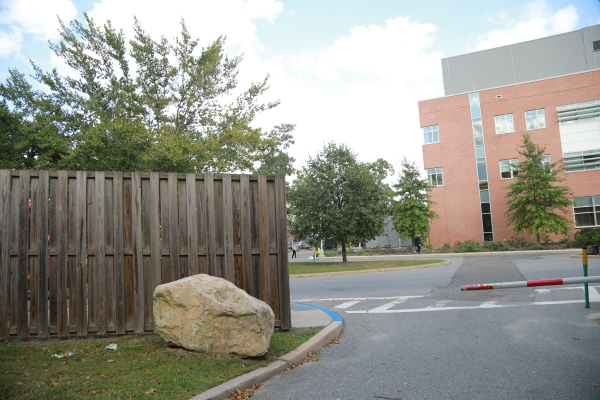
#> input picture hw7/sl.jpg, 600 x 400 px
$ jupyter execute --allow-errors main.ipynb   (older library calls are emulated)
#> lines starting #> are read from the running program, lines starting #| are printed output that depends on the picture; long printed decimals are rounded
### hw7/functions.py
import cv2
import math
import numpy as np
import random
from tqdm.notebook import tqdm
import matplotlib.pyplot as plt
plt.style.use(plt.style.available[5])

# [80 lines left out: function harris_corner_detector, not called in this run]


def BruteForceMatcher(src_desc,test_desc,threshold=0.75):
    """
    Apply a brute-force method to find matching interest points between the source and test description vectors.
    Using a threshold, discard weak points that are far enough from each other.

    NOTE: the threshold can be set, due to usecase. 0.75 is recommended. Lowe recommends a threshold
    in range [0.7, 0.8].

    Inputs:
        - src_desc: description vector of src image
        - test_desc: description vector of test image
        - threshold: limit bound on distance of 2 points, to be discarded

    Returns:
        Feature(interest) points which are good enough
        NOTE: we return points in two diffrent lists, due to diffrent use cases.
    """
    bf = cv2.BFMatcher()
    #TODO: apply crossCheck=True

    # knn algorithm for matching. store 2 nearest points as 'k=2'
    matches = bf.knnMatch(src_desc,test_desc, k=2)

    good_fPoints = []
    matches1to2 = []
    # apply threshold
    for m in matches:
        # ensure the distance is within a certain ratio of each other (i.e. Lowe's ratio test)
        if len(m) == 2 and m[0].distance < threshold * m[1].distance:
            good_fPoints.append(m[0])
            matches1to2.append([m[0]])

    return good_fPoints , matches1to2

# TODO: flann matching method
# def flannMatcher(src_desc,test_desc):

def howSimilar(_kp1,_kp2,good_feature_points):
    """
    Calculate the similarity percentage between the discovered key points, based on how many 'good common feature points' they have.

    Inputs:
        - _kp1: set of source image key points.
        - _kp2: set of test image key points.
        - good_feature_points: good commen feature points. Output of matcher function.

    Returns:
        Similarity percentage
    """
    number_keypoints = min(len(_kp1),len(_kp2))

    return ((len(good_feature_points) / number_keypoints) * 100)

def homography(pairs):
    """
    Homography, is a transformation that is occurring between two planes.In other words,
    it is a mapping between two planar projections of an image. It is represented by
    a 3x3 transformation matrix in a homogenous coordinates space.

    This function, calculates the matrix.

    Inputs:
        - pairs: 4 pairs of matches found in previous steps. Since the Homography matrix
        has 8 degrees of freedom, we need at least four pairs of corresponding points
        to solve for the values of the Homography matrix.

    Returns:
        Homography matrix.


    Read the following links for a complete discussion about homography
    transformation(highly recommended). The second link explaines instruction logic of 'row1'
    and 'row2' in details.
    https://mattmaulion.medium.com/homography-transform-image-processing-eddbcb8e4ff7
    https://towardsdatascience.com/understanding-homography-a-k-a-perspective-transformation-cacaed5ca17
    """
    rows = []
    for i in range(pairs.shape[0]):
        # select a pair of points
        p1 = np.append(pairs[i][0:2], 1)
        p2 = np.append(pairs[i][2:4], 1)

        # multiplication matrix A
        row1 = [0, 0, 0, p1[0], p1[1], p1[2], -p2[1]*p1[0], -p2[1]*p1[1], -p2[1]*p1[2]]
        row2 = [p1[0], p1[1], p1[2], 0, 0, 0, -p2[0]*p1[0], -p2[0]*p1[1], -p2[0]*p1[2]]
        rows.append(row1)
        rows.append(row2)
    rows = np.array(rows)

    # considering the equation A = H b , Since we want the H matrix, we should
    # use Singular Value Decomposition
    U, s, V = np.linalg.svd(rows)
    H = V[-1].reshape(3, 3)
    H = H/H[2, 2] # standardize to let w*H[2,2] = 1
    return H


def random_point(matches, k=4):
    """
    Returns 'k' pairs of matched points randomly.

    Inputs:
        - matches: list of matching points.
        - k: number of desired random points.

    Returns:
        Random pairs of points.
    """
    idx = random.sample(range(len(matches)), k)
    point = [matches[i] for i in idx ]
    return np.array(point)


def get_error(points, H):
    """
    Estimate points using the given H matrix, and calculate the difference between the estimated
    points and the real points, which were used to build the H matrix in the previous step.

    Inputs:
        - points: matched pairs.
        - H: homography matrix.

    Returns:
        Calculated error.
    """
    num_points = len(points)
    all_p1 = np.concatenate((points[:, 0:2], np.ones((num_points, 1))), axis=1)
    all_p2 = points[:, 2:4]
    estimate_p2 = np.zeros((num_points, 2))
    for i in range(num_points):
        temp = np.dot(H, all_p1[i])
        estimate_p2[i] = (temp/temp[2])[0:2] # set index 2 to 1 and slice the index 0, 1
    # Compute error
    errors = np.linalg.norm(all_p2 - estimate_p2 , axis=1) ** 2

    return errors


def ransac(matches, threshold, iters):
    """
    Random sample consensus(RANSAC), is an iterative method for estimating a mathematical model
    from a data set that contains outliers. The RANSAC algorithm works by identifying the outliers
    in a data set and estimating the desired model using data that does not contain outliers. It also
    can be interpreted as an outlier detection method.
    In this function, we repeatedly compute an H matrix, then evaluate it. At the end, the function
    returns the best possible H matrix and match points.

    Inputs:
        - matches: list of matching points.
        - threshold: error threshold.
        - iters: number of algorithm iterations.

    Returns:
        best match points and H matrix.


    NOTE: read following links for better understanding of algorithm:
    https://en.wikipedia.org/wiki/Random_sample_consensus
    https://www.mathworks.com/discovery/ransac.html#:~:text=Random%20sample%20consensus%2C%20or%20RANSAC,that%20does%20not%20contain%20outliers.
    """
    num_best_inliers = 0
    best_H = any
    best_inliers = any

    # repeat this steps for a prescribed number of iterations
    for i in range(iters):
        # Randomly select a set of matching points
        points = random_point(matches)

        # compute homography matrix
        H = homography(points)

        #  avoid dividing by zero
        if np.linalg.matrix_rank(H) < 3:
            continue

        # outlier detection
        # evaluate the H matrix
        errors = get_error(matches, H)
        idx = np.where(errors < threshold)[0]
        inliers = matches[idx]

        # save better inliers and H matrix
        num_inliers = len(inliers)
        if num_inliers > num_best_inliers:
            best_inliers = inliers.copy()
            num_best_inliers = num_inliers
            best_H = H.copy()

    # print number of good inliers
    print("inliers/matches: {}/{}".format(num_best_inliers, len(matches)))
    return best_inliers, best_H


def stitch(left, right, H):
    """
    Stitch provided images.

    Inputs:
        - left: The image we assume as the main image placed on the left side.
        - right: the image to be wraped.
        - H: homography matrix.

    Returns:
        An stitched image.
    """
    print("stiching image ...")

    # Convert to double and normalize. Avoid noise.
    left = cv2.normalize(left.astype('float'), None,
                            0.0, 1.0, cv2.NORM_MINMAX)
    # Convert to double and normalize.
    right = cv2.normalize(right.astype('float'), None,
                            0.0, 1.0, cv2.NORM_MINMAX)

    # left image
    height_l, width_l, channel_l = left.shape
    corners = [[0, 0, 1], [width_l, 0, 1], [width_l, height_l, 1], [0, height_l, 1]]
    corners_new = [np.dot(H, corner) for corner in corners]
    corners_new = np.array(corners_new).T
    x_news = corners_new[0] / corners_new[2]
    y_news = corners_new[1] / corners_new[2]
    y_min = min(y_news)
    x_min = min(x_news)

    translation_mat = np.array([[1, 0, -x_min], [0, 1, -y_min], [0, 0, 1]])
    H = np.dot(translation_mat, H)

    # Get height, width
    height_new = int(round(abs(y_min) + height_l))
    width_new = int(round(abs(x_min) + width_l))
    size = (width_new, height_new)

    # right image
    warped_l = cv2.warpPerspective(src=left, M=H, dsize=size)

    height_r, width_r, channel_r = right.shape

    height_new = int(round(abs(y_min) + height_r))
    width_new = int(round(abs(x_min) + width_r))
    size = (width_new, height_new)


    warped_r = cv2.warpPerspective(src=right, M=translation_mat, dsize=size)

    black = np.zeros(3)  # Black pixel.

    # Stitching procedure, store results in warped_l.
    for i in tqdm(range(warped_r.shape[0])):
        for j in range(warped_r.shape[1]):
            pixel_l = warped_l[i, j, :]
            pixel_r = warped_r[i, j, :]

            if not np.array_equal(pixel_l, black) and np.array_equal(pixel_r, black):
                warped_l[i, j, :] = pixel_l
            elif np.array_equal(pixel_l, black) and not np.array_equal(pixel_r, black):
                warped_l[i, j, :] = pixel_r
            elif not np.array_equal(pixel_l, black) and not np.array_equal(pixel_r, black):
                warped_l[i, j, :] = (pixel_l + pixel_r) / 2
            else:
                pass

    stitch_image = warped_l[:warped_r.shape[0], :warped_r.shape[1], :]
    return stitch_image


# [19 lines left out: function normalize, not called in this run]


# source codes to read:
# https://gist.github.com/tigercosmos/90a5664a3b698dc9a4c72bc0fcbd21f4

### hw7/main.ipynb
[cell 1]
from functions import *
import cv2
import numpy as np
import matplotlib.pyplot as plt
plt.style.use(plt.style.available[5])

# 7.1. Harris Corner Detector

7.1.1. Extract interest points using the Harris Corner detector that you implemented. In this way, apply the Harris Corner
detector for at least 4 different scales. Which interest points do you observe to be detected across all these
different scales? Notice that your implementation should allow for any suitable scale as input, however you can
show results on a minimum of 4 different scales (Test on harris.JPG Image).

# 7.2. Scene stitching with SIFT/SURF features

7.2.1. Use the OpenCV, Python, and MATLAB implementation of the SIFT or SURF operator to find interest points and
establish correspondences between the images. In this case you can directly compare the feature vectors of
interest points. You will match and align between different views of a scene with SIFT/SURF features. Discuss
results and demonstrates the output of each method separately (Test on sl,sm,sr.jpg images).

[cell 2]
# construct a SIFT object
sift = cv2.SIFT_create()
# sift = cv2.xfeatures2d.SURF_create()

in 1st phase, we find key points and description vectors:

[cell 3]
sl = cv2.imread('sl.jpg')
#> sl is the input picture: shape (400, 600, 3); mean B, G, R 139.6, 148.5, 148.4
sl = cv2.cvtColor(sl, cv2.COLOR_BGR2RGB)
sl_gray = cv2.cvtColor(sl, cv2.COLOR_BGR2GRAY)
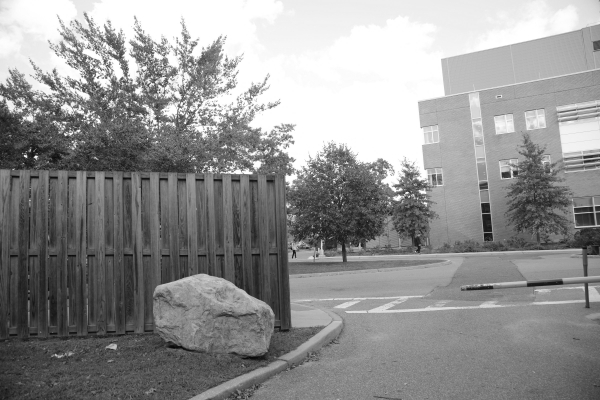
#> sl_gray: shape (400, 600); min 6, max 255, mean 145.8

# find keypoints and descriptors
sl_kp , sl_desc = sift.detectAndCompute(sl_gray.copy(),None)
#> sl_kp = 1682 keypoints; strongest (x, y, size): (25, 156, 2), (36, 157, 2.2), (257, 164, 5.3), (397, 198, 4)

# draws the small circles on the locations of keypoints
# cv2.DRAW_MATCHES_FLAGS_DRAW_RICH_KEYPOINTS --> show keypoints orientation, also stronger keypoints get bigger circles
img=cv2.drawKeypoints(sl_gray.copy(),sl_kp,None,flags=cv2.DRAW_MATCHES_FLAGS_DRAW_RICH_KEYPOINTS)

plt.imshow(img)

[cell 4]
sm = cv2.imread('sm.jpg')
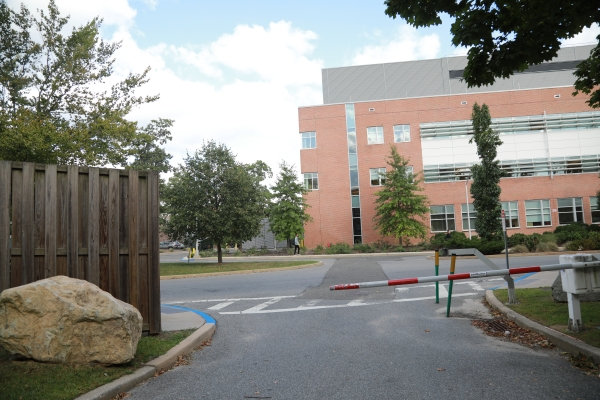
#> input picture hw7/sm.jpg, 600 x 400 px
#> sm is the input picture: shape (400, 600, 3); mean B, G, R 127.7, 134.1, 134.8
sm = cv2.cvtColor(sm, cv2.COLOR_BGR2RGB)
sm_gray = cv2.cvtColor(sm, cv2.COLOR_BGR2GRAY)
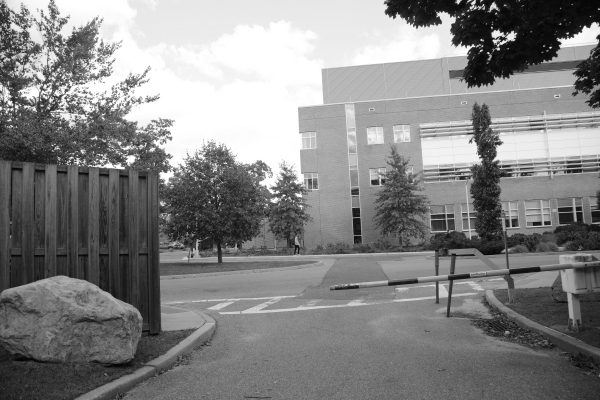
#> sm_gray: shape (400, 600); min 3, max 255, mean 132.2

sm_kp, sm_desc = sift.detectAndCompute(sm_gray.copy(),None)
#> sm_kp = 1723 keypoints; strongest (x, y, size): (511, 36, 6), (498, 49, 1.9), (496, 34, 5.6), (493, 6, 4.2)

img=cv2.drawKeypoints(sm_gray.copy(),sm_kp,None,flags=cv2.DRAW_MATCHES_FLAGS_DRAW_RICH_KEYPOINTS)

plt.imshow(img)

[cell 5]
sr = cv2.imread('sr.jpg')
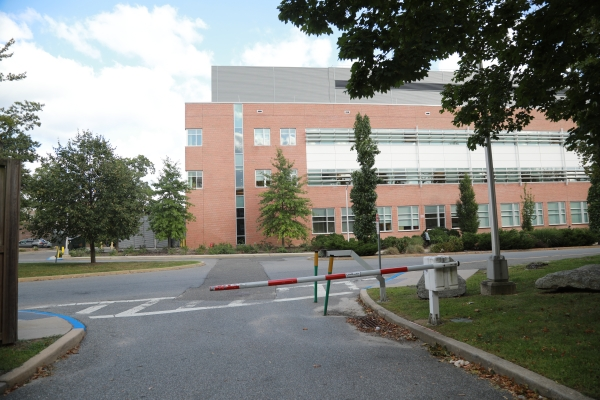
#> input picture hw7/sr.jpg, 600 x 400 px
#> sr is the input picture: shape (400, 600, 3); mean B, G, R 120.6, 126.8, 126.2
sr = cv2.cvtColor(sr, cv2.COLOR_BGR2RGB)
sr_gray = cv2.cvtColor(sr, cv2.COLOR_BGR2GRAY)

sr_kp , sr_desc = sift.detectAndCompute(sr_gray.copy(),None)
#> sr_kp = 1594 keypoints; strongest (x, y, size): (568, 70, 2.8), (514, 43, 2.6), (377, 52, 5.2), (390, 55, 5.9)

img=cv2.drawKeypoints(sr_gray.copy(),sr_kp,None,flags=cv2.DRAW_MATCHES_FLAGS_DRAW_RICH_KEYPOINTS)
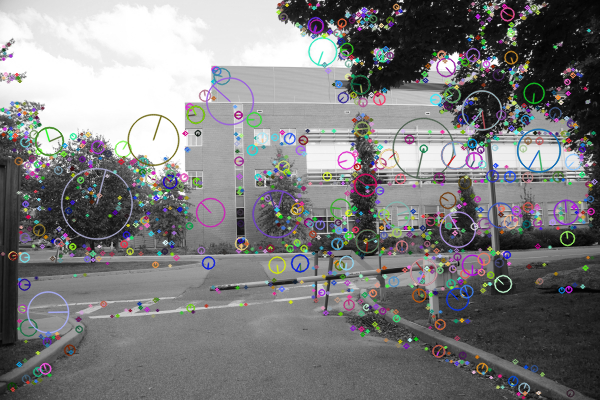
#> img: shape (400, 600, 3); mean of channels 0, 1, 2 126.6, 125.6, 125.9; drawn as B, G, R

plt.imshow(img)

in 2nd phase, we stitch each 2 images of 3 provided images:

[cell 6]
# find similar interest points of sl and sm
good_matches , matches1to2 = BruteForceMatcher(sl_desc,sm_desc)
#> in BruteForceMatcher, `matches = bf.knnMatch(src_desc,test_desc, k=2)`: matches = 1682 matches
#> after the loop in BruteForceMatcher, `for m in matches:`: good_fPoints = 598 matches
#> good_matches = 598 matches; matches1to2 = 598 matches


matches = []
for pair in good_matches:
    matches.append(list(sl_kp[pair.queryIdx].pt + sm_kp[pair.trainIdx].pt))
#> after the loop, matches = 598 items, first 6: [46.55, 216.7, 277.1, 298], [62.25, 174.1, 27.84, 167.9], [86.96, 59.95, 284.3, 242.6], [89.56, 93.19, 158.1, 176], [89.97, 180.6, 16, 172.8], [117.8, 213.7, 113.7, 200.9]

matches = np.array(matches)
#> matches = 598 rows, first 6: [46.55, 216.7, 277.1, 298], [62.25, 174.1, 27.84, 167.9], [86.96, 59.95, 284.3, 242.6], [89.56, 93.19, 158.1, 176], [89.97, 180.6, 16, 172.8], [117.8, 213.7, 113.7, 200.9]

# match similar interest points of sl and sm, show them on image
sl_sm = cv2.drawMatchesKnn(sl.copy(),sl_kp,sm.copy(),sm_kp,matches1to2,None,flags=cv2.DrawMatchesFlags_NOT_DRAW_SINGLE_POINTS)
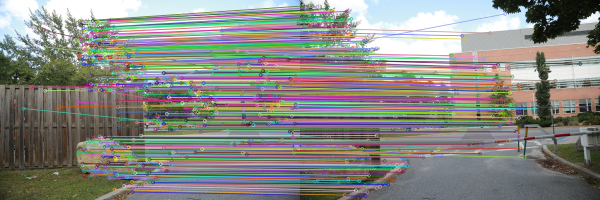
#> sl_sm: shape (400, 1200, 3) (shown at 1/2 size); mean R, G, B 136, 136.1, 132.1
plt.imshow(sl_sm)
plt.title('matching points')
plt.show()

[cell 7]
# compute similarity percent of sl and sm
print(howSimilar(sl_kp,sm_kp,good_matches))
#> in howSimilar, `number_keypoints = min(len(_kp1),len(_kp2))`: number_keypoints = 1682
#| 35.553

# compute H matrx and best match points
inliers, H = ransac(matches, 0.2, 2000)
#> the loop in ransac, `for i in range(iters):` made 2000 passes
#> (num_inliers, num_best_inliers) on passes 1, 2, 17, 51: (58, 58), (113, 113), (135, 135), (140, 140)
#> after the loop in ransac, `for i in range(iters):`: best_inliers = 198 rows, first 6: [171.5, 168.4, 29, 157.6], [180, 151.3, 40.95, 139.3], [181.9, 167.7, 41.87, 158], [189.7, 83.94, 55.52, 66.22], [191.7, 170.9, 54.13, 161.7], [197.2, 116.7, 63.41, 102.6]; num_best_inliers = 198
#| inliers/matches: 198/598
#> inliers has the same summary as best_inliers in ransac; H = [[1.39, -0.0601, -195.3], [0.176, 1.22, -61.29], [0.000652, -4.6e-05, 1]]

#> (the rest of this cell did not finish here and is left out)

#> in stitch, `right = cv2.normalize(right.astype('float'), None, 0.0, 1.0, cv2.NORM_..`:
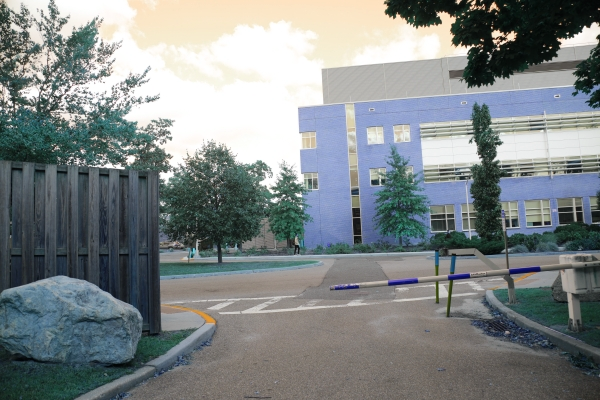
#> right: shape (400, 600, 3) float64; mean of channels 0, 1, 2 0.529, 0.526, 0.501; drawn as B, G, R
#> in stitch, `corners_new = [np.dot(H, corner) for corner in corners]`: corners_new = [[-195.3, -61.29, 1], [636.1, 44.13, 1.39], [612.1, 531.9, 1.37], [-219.3, 426.5, 0.982]]
#> in stitch, `corners_new = np.array(corners_new).T`: corners_new = [[-195.3, 636.1, 612.1, -219.3], [-61.29, 44.13, 531.9, 426.5], [1, 1.39, 1.37, 0.982]]
#> in stitch, `x_news = corners_new[0] / corners_new[2]`: x_news = [-195.3, 457.3, 445.9, -223.4]
#> in stitch, `y_news = corners_new[1] / corners_new[2]`: y_news = [-61.29, 31.72, 387.5, 434.5]
#> in stitch, `y_min = min(y_news)`: y_min = -61.29
#> in stitch, `x_min = min(x_news)`: x_min = -223.4
#> in stitch, `translation_mat = np.array([[1, 0, -x_min], [0, 1, -y_min], [0, 0, 1]])`: translation_mat = [[1, 0, 223.4], [0, 1, 61.29], [0, 0, 1]]
#> in stitch, `H = np.dot(translation_mat, H)`: H = [[1.53, -0.0704, 28.16], [0.216, 1.22, 0], [0.000652, -4.6e-05, 1]]
#> in stitch, `height_new = int(round(abs(y_min) + height_l))`: height_new = 461
#> in stitch, `width_new = int(round(abs(x_min) + width_l))`: width_new = 823
#> in stitch, `size = (width_new, height_new)`: size = (823, 461)
plt.imshow(result)
plt.title('stitch result')
plt.show()

#> (a cell that did not finish here is left out)

[cell 9]
# find similar interest points of sl and sr
good_matches , matches1to2 = BruteForceMatcher(sl_desc,sr_desc)
#> after the loop in BruteForceMatcher (call 2), `for m in matches:`: good_fPoints = 275 matches
#> good_matches = 275 matches; matches1to2 = 275 matches

matches = []
for pair in good_matches:
    matches.append(list(sl_kp[pair.queryIdx].pt + sr_kp[pair.trainIdx].pt))
#> after the loop, matches = 275 items, first 6: [33.01, 314.5, 481.8, 368.1], [37.5, 117.1, 567.8, 92.88], [86.96, 59.95, 165, 242.1], [89.85, 58.08, 164.3, 251.1], [225.4, 146.2, 510.6, 32.71], [243.7, 312.5, 16.35, 74.19]

matches = np.array(matches)
#> matches = 275 rows, first 6: [33.01, 314.5, 481.8, 368.1], [37.5, 117.1, 567.8, 92.88], [86.96, 59.95, 165, 242.1], [89.85, 58.08, 164.3, 251.1], [225.4, 146.2, 510.6, 32.71], [243.7, 312.5, 16.35, 74.19]

# match similar interest points of sl and sr, show them on image
sl_sr = cv2.drawMatchesKnn(sl.copy(),sl_kp,sr.copy(),sr_kp,matches1to2,None,flags=cv2.DrawMatchesFlags_NOT_DRAW_SINGLE_POINTS)
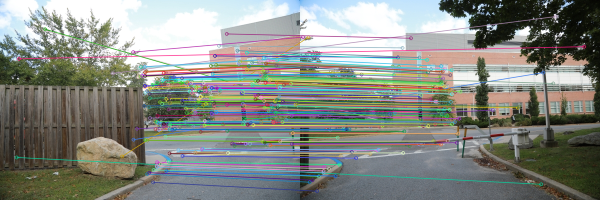
#> sl_sr: shape (400, 1200, 3) (shown at 1/2 size); mean R, G, B 134.3, 137.9, 131.9
plt.imshow(sl_sr)
plt.title('matching points')
plt.show()

[cell 10]
# compute similarity percent of sl and sr
print(howSimilar(sl_kp,sr_kp,good_matches))
#| 17.252

# compute H matrx and best match points
inliers, H = ransac(matches, 0.2, 2000)
#> the loop in ransac (call 2), `for i in range(iters):` made 2000 passes
#> (num_inliers, num_best_inliers) on passes 1, 6, 7, 9: (63, 63), (67, 67), (84, 84), (87, 87)
#| inliers/matches: 115/275

#> (the rest of this cell did not finish here and is left out)

#> in stitch (call 2), `warped_r = cv2.warpPerspective(src=right, M=translation_mat, dsize=size)`:
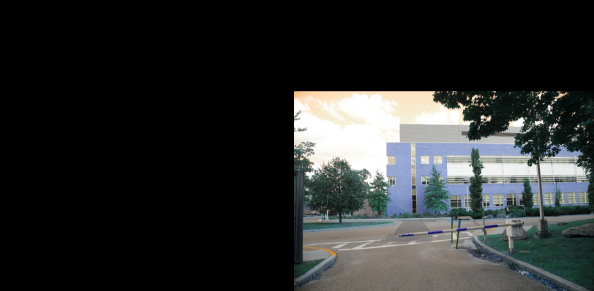
#> warped_r: shape (582, 1188, 3) float64 (shown at 1/2 size); mean of channels 0, 1, 2 0.172, 0.173, 0.164; drawn as B, G, R
plt.imshow(result)
plt.title('stitch result')
plt.show()

#> (a cell that did not finish here is left out)

[cell 12]
# find similar interest points of sm and sr
good_matches , matches1to2 = BruteForceMatcher(sm_desc,sr_desc)


matches = []
for pair in good_matches:
    matches.append(list(sm_kp[pair.queryIdx].pt + sr_kp[pair.trainIdx].pt))

matches = np.array(matches)

# match similar interest points of sl and sm, show them on image
sm_sr = cv2.drawMatchesKnn(sm.copy(),sm_kp,sr.copy(),sr_kp,matches1to2,None,flags=cv2.DrawMatchesFlags_NOT_DRAW_SINGLE_POINTS)
plt.imshow(sm_sr)
plt.title('matching points')
plt.show()

[cell 13]
# compute similarity percent of sl and sm
print(howSimilar(sm_kp,sr_kp,good_matches))
#| 33.312

# compute H matrx and best match points
inliers, H = ransac(matches, 0.2, 2000)
#| inliers/matches: 226/531

#> (the rest of this cell did not finish here and is left out)

#> in stitch (call 3), `warped_r = cv2.warpPerspective(src=right, M=translation_mat, dsize=size)`:
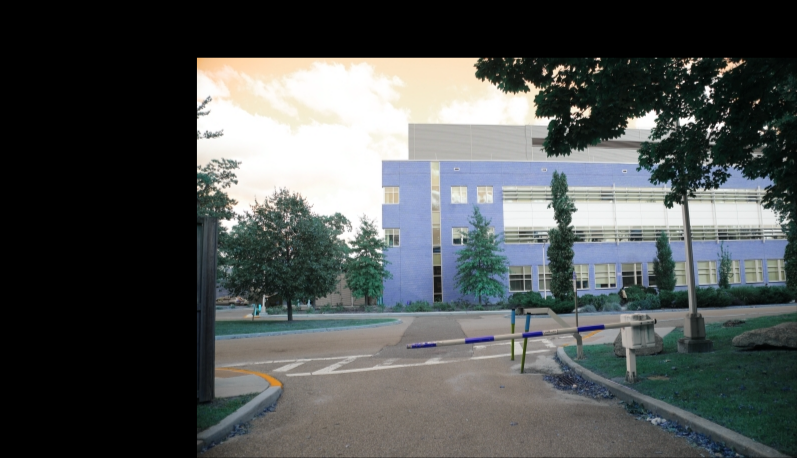
#> warped_r: shape (458, 797, 3) float64; mean of channels 0, 1, 2 0.325, 0.327, 0.311; drawn as B, G, R
plt.imshow(result)
plt.title('stitch result')
plt.show()

#> (a cell that did not finish here is left out)

in last phase, we make a full view:

[cell 15]
result = cv2.imread('sm_sr_combined.jpg')
#> (the rest of this cell did not finish here and is left out)

#> (a cell that did not finish here is left out)

#> (a cell that did not finish here is left out)

I used this links for implements:

https://pyimagesearch.com/2016/01/11/opencv-panorama-stitching/

https://gist.github.com/tigercosmos/90a5664a3b698dc9a4c72bc0fcbd21f4

[cell 18]
# Create SURF object. You can specify params here or later.
# Here I set Hessian Threshold to 400
# surf = cv2.xfeatures2d.SURF_create(400)

7.2.2. Do these steps by images that are taken with your own camera as well.
